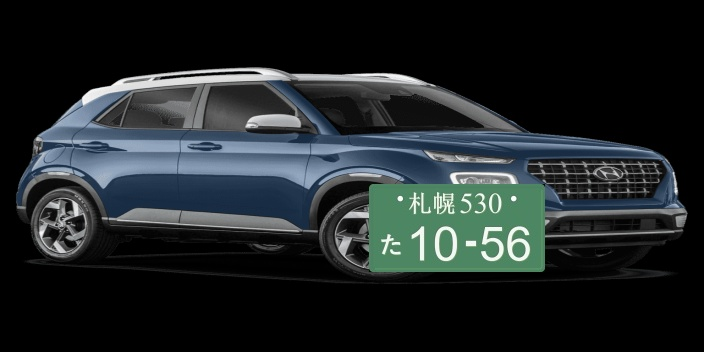
#> input picture data/imageTransform_2/0026_25.jpg, 704 x 352 px; its folder holds 4 pictures in this run
$ python car_function.py
#> lines starting #> are read from the running program, lines starting #| are printed output that depends on the picture; after the words box and inside, x2 and y2 are one past the last pixel; in counts of white or black regions, pixels touching at a corner belong together; pictures that were not available may be replaced by others from this repository, and a replacement may not be noted
import os
import cv2 as cv
import numpy as np
import matplotlib.pyplot as plt
import pytesseract
import numpy
import pandas

path_data = '../data/'
path_source_images = path_data + 'imageAnnoted/images/'

images_dest_folder = 'imageTransform/'
images_dest_folder_2 = 'imageTransform_2/'
image_dest_resized = path_data + images_dest_folder
image_dest_resized = os.listdir(image_dest_resized)
image_dest_resized.sort()
# link images sources
sources_images = os.listdir(path_source_images)
sources_images.sort()
images_test = path_source_images + sources_images[-1]

path_background_image = '../data/imageTransform_2/'
image_cars = os.listdir(path_background_image)
image_cars.sort()
image_test = path_background_image + image_cars[0]

# Read the image
image = cv.imread(image_test)
#> image is the input picture: shape (352, 704, 3); mean B, G, R 39.4, 37.8, 31.7
image = cv.cvtColor(image, cv.COLOR_BGR2GRAY)
#> image: shape (352, 704)
# show original image
# Image gray
image_gray = image

laplacian = cv.Laplacian(image, cv.CV_64F)
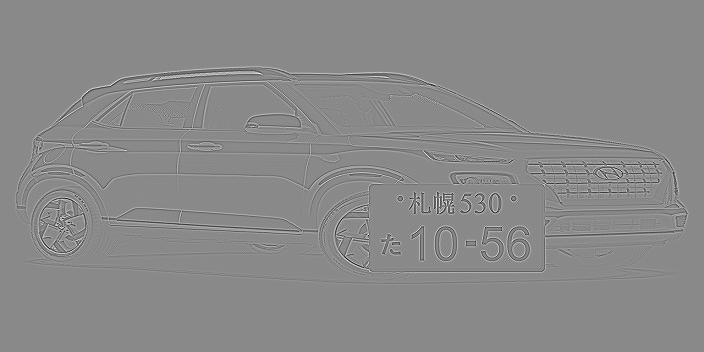
#> laplacian: shape (352, 704) float64; min -366, max 311, mean 0; drawn with min black and max white
ret,thresh1 = cv.threshold(image, 127, 255, cv.THRESH_BINARY)
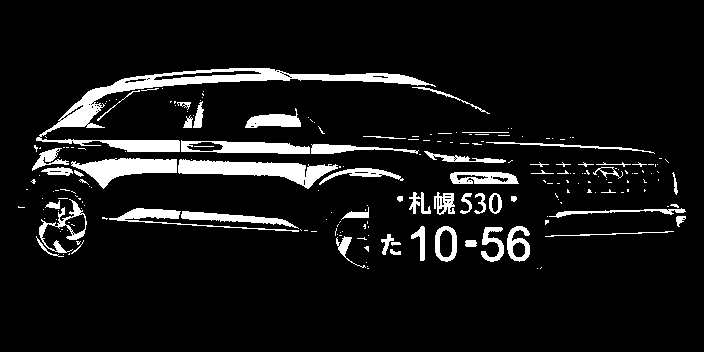
#> thresh1: shape (352, 704); 8.4% white; 213 white regions (155 under 20 px), largest, box (x1, y1, x2, y2) and area: (36, 68, 436, 152) 4981, (178, 159, 338, 189) 2175, (71, 158, 177, 189) 1601
ret,thresh2 = cv.threshold(image,127,255,cv.THRESH_BINARY_INV)
#> thresh2: shape (352, 704); 91.6% white; 213 black regions (155 under 20 px)
ret,thresh3 = cv.threshold(image,127,255,cv.THRESH_TRUNC)
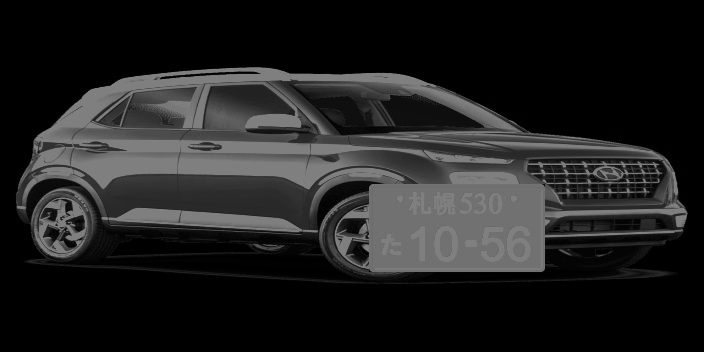
#> thresh3: shape (352, 704); min 0, max 127, mean 32.8
ret,thresh4 = cv.threshold(image,127,255,cv.THRESH_TOZERO)
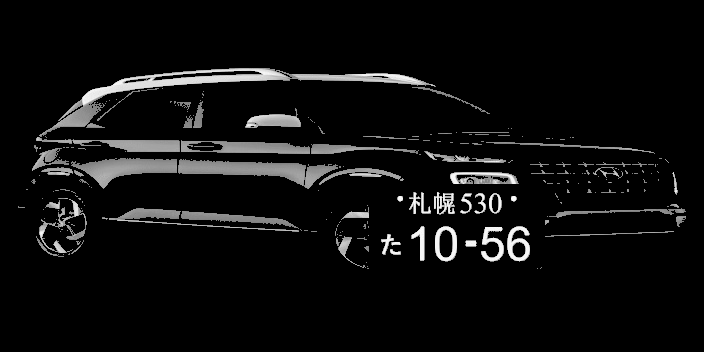
#> thresh4: shape (352, 704); min 0, max 252, mean 14.1
ret,thresh5 = cv.threshold(image,127,255,cv.THRESH_TOZERO_INV)
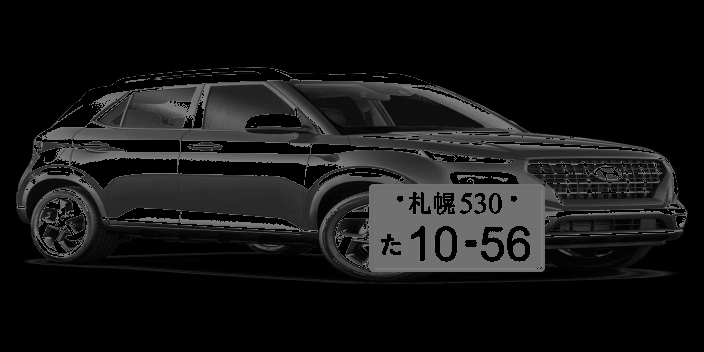
#> thresh5: shape (352, 704); min 0, max 127, mean 22.1
contours, hierarchy = cv.findContours(thresh4,cv.RETR_TREE,cv.CHAIN_APPROX_SIMPLE)
#> contours = 297 contours, 238 with area under 20; largest, box (x1, y1, x2, y2) and area: (36, 68, 436, 152) 4802, (178, 159, 338, 189) 1996, (71, 158, 177, 189) 1482, (181, 140, 310, 154) 1212, (39, 199, 87, 253) 690


sobelx = cv.Sobel(image_gray,cv.CV_64F,1,0,ksize=5)
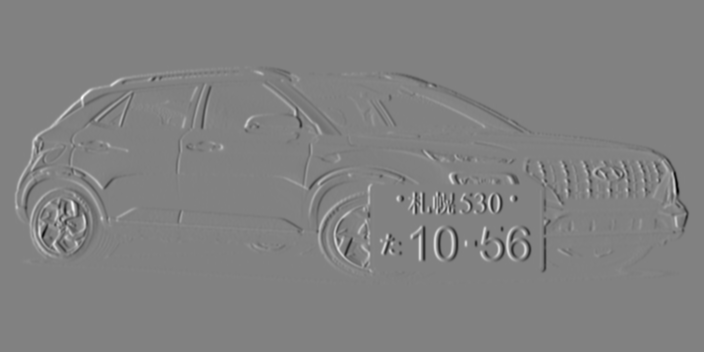
#> sobelx: shape (352, 704) float64; min -10278, max 9932, mean 0; drawn with min black and max white
sobely = cv.Sobel(image_gray,cv.CV_64F,0,1,ksize=5)
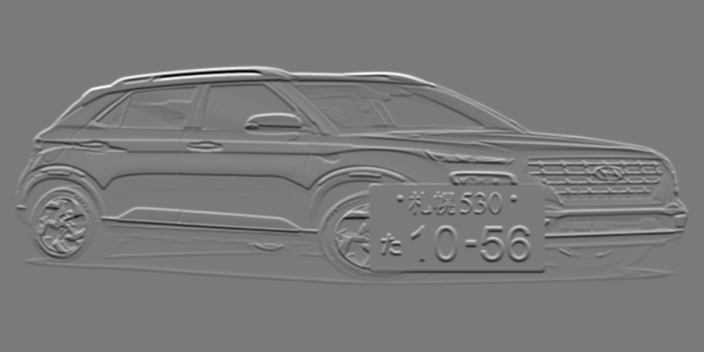
#> sobely: shape (352, 704) float64; min -10777, max 11590, mean 0; drawn with min black and max white
plt.imshow(thresh4)
plt.show()
